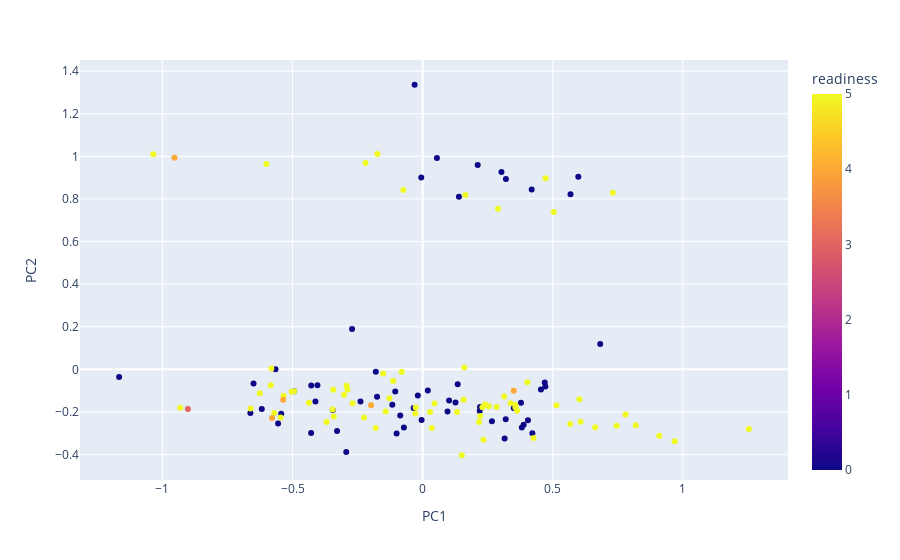

Notebook source saved alongside this figure:
### Code cell
fig = px.scatter(df_scores, x='PC1', y='PC2',color='readiness')

fig.show()

### Figure 1 — Plotly figure (JSON) as saved in the notebook; plotly's stock layout.template omitted (floating-point values rounded to 4 significant figures; data arrays with more than 128 entries replaced by an {"elided": "..."} marker saying what was removed)
{"data": [{"hovertemplate": "PC1=%{x}<br>PC2=%{y}<br>readiness=%{marker.color}<extra></extra>", "legendgroup": "", "marker": {"color": {"elided": "133 int values"}, "coloraxis": "coloraxis", "symbol": "circle"}, "mode": "markers", "name": "", "orientation": "v", "showlegend": false, "type": "scatter", "x": {"elided": "133 float values"}, "xaxis": "x", "y": {"elided": "133 float values"}, "yaxis": "y"}], "layout": {"coloraxis": {"colorbar": {"title": {"text": "readiness"}}, "colorscale": [[0, "#0d0887"], [0.1111, "#46039f"], [0.2222, "#7201a8"], [0.3333, "#9c179e"], [0.4444, "#bd3786"], [0.5556, "#d8576b"], [0.6667, "#ed7953"], [0.7778, "#fb9f3a"], [0.8889, "#fdca26"], [1, "#f0f921"]]}, "legend": {"tracegroupgap": 0}, "margin": {"t": 60}, "xaxis": {"anchor": "y", "domain": [0, 1], "title": {"text": "PC1"}}, "yaxis": {"anchor": "x", "domain": [0, 1], "title": {"text": "PC2"}}}}
